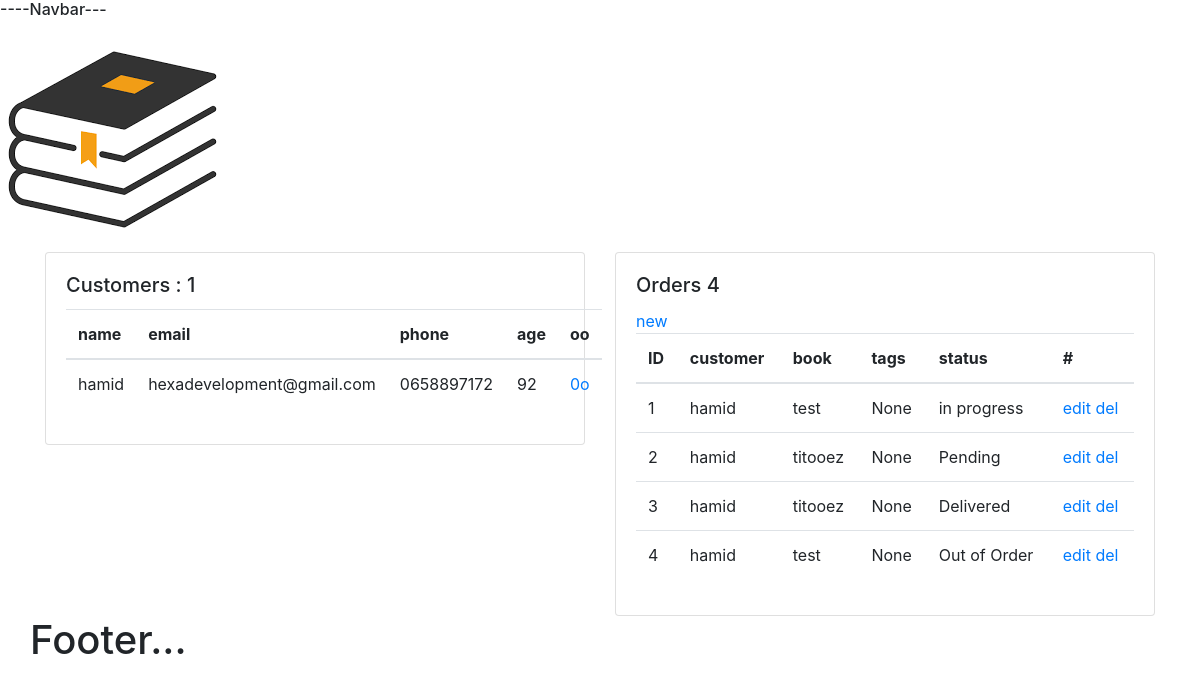
Before: / with the older database file.
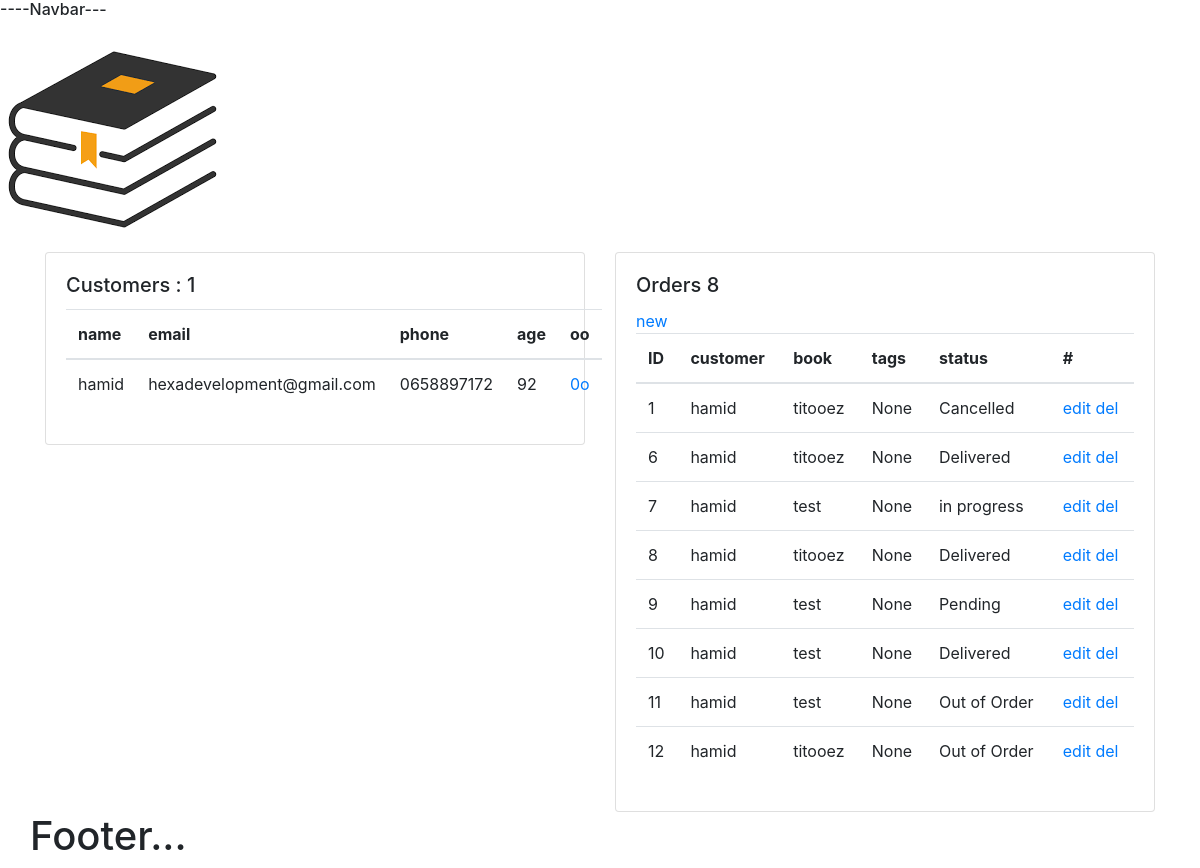
After: the same page with the newer database file.
### bookstore/models.py (models this page shows, shortened)
class Customer(models.Model):
    name = models.CharField(max_length=140, null=True)
    email = models.EmailField(max_length=140, null=True)
    phone = models.CharField(max_length=15, null=True)
    age = models.IntegerField(null=True)
    date_created = models.DateTimeField(auto_now_add=True)
    def __str__(self):
        return self.name

class Order(models.Model):
    STATUS = (
        ('Pending', 'Pending'),
        ('Delivered', 'Delivered'),
        ('in progress', 'in progress'),
        ('Out of Order', 'Out of Order'),
        ('Cancelled', 'Cancelled'),
    )
    customer = models.ForeignKey(Customer, null=True, on_delete=models.SET_NULL)
    book = models.ForeignKey(Book, null=True, on_delete=models.SET_NULL)
    tags = models.ManyToManyField(Tag)
    date_created = models.DateTimeField(auto_now_add=True)
    status = models.CharField(max_length=60,null=True, choices=STATUS)

class Book(models.Model):
    CATEGORY = (
        ('Horror', 'Horror'),
        ('Fantasy', 'Fantasy'),
        ('Classic', 'Classic'),
        ('Comics', 'Comics'),
    )
    name = models.CharField(max_length=140, null=True)
    author = models.CharField(max_length=140, null=True)
    price = models.FloatField(null=True)
    category = models.CharField(max_length=120, null=True, choices=CATEGORY)
    description = models.TextField(null=True)
    date_created = models.DateTimeField(auto_now_add=True)
    def __str__(self):
        return self.name

### bookstore/views.py (the view)
# urls.py: 2. Add a URL to urlpatterns:  path('', views.home, name='home')
def home(request):
    customers = Customer.objects.all()
    t_customers = customers.count()
    orders = Order.objects.all()
    t_orders = orders.count()
    p_orders = orders.filter(status = 'Pending').count()
    d_orders = orders.filter(status = 'Delivered').count()
    in_orders = orders.filter(status = 'in progress').count()
    out_orders = orders.filter(status = 'Out of Order').count()
    c_orders = orders.filter(status = 'Cancelled').count()
    context = {'customers': customers, 'orders': orders, 't_customers': t_customers,
               'p_orders': p_orders, 'd_orders': d_orders, 'in_orders': in_orders,
               'out_orders': out_orders, 'c_orders':c_orders, 't_orders': t_orders}
    return render(request, 'bookstore/dashboard.html', context)

### bookstore/templates/bookstore/dashboard.html
{% extends 'bookstore/main.html' %}
{% block content %}
<div class="container">
    <div class="row">
      <div class="col-md-6 mb-6">
        <div class="card">
          <div class="card-body">
            <h5 class="card-title">Customers : {{t_customers}}</h5>
            <table class="table">
    <thead>
      <tr>
        <th scope="col">name</th>
        <th scope="col">email</th>
        <th scope="col">phone</th>
        <th scope="col">age</th>
        <th scope="col">oo</th>
      </tr>
    </thead>
    <tbody>
    {% for item in customers %}
      <tr>
        <td>{{item.name}}</td>
        <td>{{item.email}}</td>
        <td>{{item.phone}}</td>
        <td>{{item.age}}</td>
        <td><a href="{% url 'customer' item.id %}">0o</a></td>
      </tr>
    {% endfor %}
    </tbody>
  </table>
          </div>
        </div>
      </div>
      <div class="col-md-6 mb-6">
        <div class="card">
          <div class="card-body">
            <h5 class="card-title">Orders {{ t_orders }}</h5>
            <a href="{% url 'create' %}">new</a>
    <table class="table">
    <thead>
      <tr>
        <th scope="col">ID</th>
        <th scope="col">customer</th>
        <th scope="col">book</th>
        <th scope="col">tags</th>
        <th scope="col">status</th>
        <th scope="col">#</th>
      </tr>
    </thead>
    <tbody>
    {% for item in orders %}
      <tr>
        <td>{{item.id}}</td>
        <td>{{item.customer}}</td>
        <td>{{item.book}}</td>
        <td>{{item.tags.name}}</td>
        <td>{{item.status}}</td>
        <td><a href="{% url 'update' item.id %}">edit</a>
        <a href="{% url 'delete' item.id %}">del</a>
        </td>
      </tr>
    {% endfor %}
    </tbody>
  </table>
          </div>
        </div>
      </div>
{% endblock %}

### bookstore/templates/bookstore/main.html (shortened to what this page needs)
{% load static %}
<!DOCTYPE html>
<html>
    <head>
        <link rel="stylesheet" href="{% static '/css/style.css' %}">
        <link rel="stylesheet" href="https://stackpath.bootstrapcdn.com/bootstrap/4.5.2/css/bootstrap.min.css">
    </head>
    <body>
{% include 'bookstore/navbar.html' %}
{% block content %}
{% endblock %}
<h1>Footer...</h1>
    </body>
</html>

### bookstore/templates/bookstore/navbar.html
{% load static %}
<h6>----Navbar---</h6>
<img src="{% static '/images/book.png' %}" class="img-fluid rounded-top" alt="">

### static/css/style.css (style rules this page uses)
body { background-color: beige; }

Changed rows visible on the page:
removed Order: id "2", customer "hamid", book "titooez", tags.name "None", status "Pending"
removed Order: id "3", customer "hamid", book "titooez", tags.name "None", status "Delivered"
removed Order: id "4", customer "hamid", book "test", tags.name "None", status "Out of Order"
changed Order id 1: book "test" → "titooez"; status "in progress" → "Cancelled"
added Order: id "6", customer "hamid", book "titooez", tags.name "None", status "Delivered"
added Order: id "7", customer "hamid", book "test", tags.name "None", status "in progress"
added Order: id "8", customer "hamid", book "titooez", tags.name "None", status "Delivered"
added Order: id "9", customer "hamid", book "test", tags.name "None", status "Pending"
added Order: id "10", customer "hamid", book "test", tags.name "None", status "Delivered"
added Order: id "11", customer "hamid", book "test", tags.name "None", status "Out of Order"
added Order: id "12", customer "hamid", book "titooez", tags.name "None", status "Out of Order"
Other visible differences:
{{ t_orders }}: "4" → "8"
